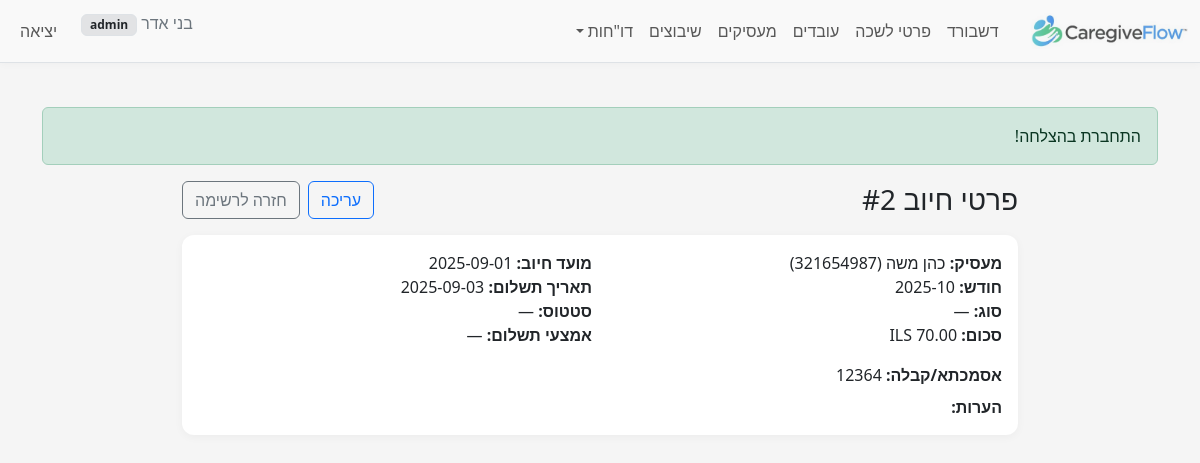
/index.php?r=employer_fees/view&id=2 (signed in), run on the app's committed database.
### tables this page shows
CREATE TABLE `employer_corporate_fees` (
  `id` bigint(20) UNSIGNED NOT NULL,
  `employer_id` bigint(20) UNSIGNED NOT NULL,
  `period_ym` char(7) DEFAULT NULL,
  `fee_type_code` tinyint(3) UNSIGNED DEFAULT NULL,
  `amount` decimal(12,2) DEFAULT NULL,
  `currency_code` char(3) NOT NULL DEFAULT 'ILS',
  `due_date` date DEFAULT NULL,
  `payment_date` date DEFAULT NULL,
  `status_code` tinyint(3) UNSIGNED DEFAULT NULL,
  `payment_method_code` tinyint(3) UNSIGNED DEFAULT NULL,
  `reference_number` varchar(60) DEFAULT NULL,
  `notes` text DEFAULT NULL,
  `created_at` timestamp NULL DEFAULT current_timestamp(),
  `updated_at` timestamp NULL DEFAULT current_timestamp() ON UPDATE current_timestamp()
);

CREATE TABLE `employers` (
  `id` bigint(20) UNSIGNED NOT NULL,
  `id_type_code` tinyint(3) UNSIGNED NOT NULL,
  `id_number` varchar(20) NOT NULL,
  `passport_number` varchar(20) DEFAULT NULL,
  `last_name` varchar(60) NOT NULL,
  `first_name` varchar(60) NOT NULL,
  `gender_code` tinyint(3) UNSIGNED DEFAULT NULL COMMENT 'Employer gender (1=male,2=female per BAFI)',
  `phone` varchar(10) DEFAULT NULL,
  `phone_prefix_il` varchar(4) DEFAULT NULL,
  `phone_number_il` varchar(10) DEFAULT NULL,
  `phone_alt` varchar(30) DEFAULT NULL,
  `email` varchar(120) DEFAULT NULL,
  `birth_date` date DEFAULT NULL,
  `birth_year` smallint(5) UNSIGNED DEFAULT NULL COMMENT 'Employer birth year (yyyy)',
  `city_code` int(10) UNSIGNED DEFAULT NULL,
  `city_name_he` varchar(120) DEFAULT NULL,
  `street_code` int(10) UNSIGNED DEFAULT NULL,
  `street_name_he` varchar(120) DEFAULT NULL,
  `foreign_country_code` int(10) UNSIGNED DEFAULT NULL COMMENT 'MoI country numeric code for foreign employer',
  `house_no` varchar(10) DEFAULT NULL,
  `apartment` varchar(10) DEFAULT NULL,
  `zipcode` varchar(10) DEFAULT NULL,
  `notes` text DEFAULT NULL,
  `created_at` timestamp NOT NULL DEFAULT current_timestamp(),
  `updated_at` timestamp NULL DEFAULT current_timestamp() ON UPDATE current_timestamp(),
  `company_name` varchar(150) DEFAULT NULL,
  `contact_email` varchar(120) DEFAULT NULL,
  `contact_name` varchar(120) DEFAULT NULL,
  `contact_phone` varchar(30) DEFAULT NULL
);

### src/controllers/EmployerFeesController.php (called while the page is built, shortened)
<?php
require_once __DIR__ . '/../models/EmployerFee.php';
class EmployerFeesController
{
    public static function view(PDO $pdo)
    {
        $m = new EmployerFee($pdo);
        $id = (int)($_GET['id'] ?? 0);
        $item = $m->find($id);
        $emp   = self::employer_brief($pdo, (int)$item['employer_id']);
        require __DIR__.'/../../views/employer_fees/view.php';
    }
    private static function employer_brief(PDO $pdo, int $id): ?array
    {
        $stmt = $pdo->prepare("SELECT id, first_name, last_name, passport_number, id_number FROM employers WHERE id = :id");
        $stmt->execute([':id' => $id]);
        $row = $stmt->fetch(PDO::FETCH_ASSOC);
        return $row ?: null;
    }
}

### public/index.php (called while the page is built, shortened)
<?php
require __DIR__ . '/../src/helpers.php';
$pdo = db();
$route = $_GET['r'] ?? 'dashboard/index';
[$ctrl, $action] = array_pad(explode('/', $route, 2), 2, 'index');
$action = strtok($action, '&?');
$action = preg_replace('/[^A-Za-z0-9_]/', '', $action);
$controllerClass = preg_replace('/[^A-Za-z0-9]/', '', ucwords(str_replace(['_', '-'], ' ', $ctrl))) . 'Controller';
call_user_func([$controllerClass, $action], $pdo);

### src/models/EmployerFee.php (called while the page is built, shortened)
<?php
class EmployerFee
{
    private $pdo;
    public function __construct(PDO $pdo)
    {
        $this->pdo = $pdo;
    }
    public function find(int $id): ?array
    {
        $stmt = $this->pdo->prepare("SELECT * FROM employer_corporate_fees WHERE id = :id");
        $stmt->execute([':id' => $id]);
        $row = $stmt->fetch(PDO::FETCH_ASSOC);
        return $row ?: null;
    }
}

### src/helpers.php (called while the page is built, shortened)
<?php
function e($str): string { return htmlspecialchars((string)$str, ENT_QUOTES | ENT_SUBSTITUTE, 'UTF-8'); }

### views/employer_fees/view.php (the view, shortened to what this page needs)
<?php require __DIR__ . '/../layout/header.php'; ?>
<div class="container" dir="rtl" style="max-width: 860px;">
    <div class="d-flex justify-content-between align-items-center mb-3">
        <h3 class="m-0">פרטי חיוב #<?= e($item['id']) ?></h3>
        <div class="d-flex gap-2">
            <a class="btn btn-outline-primary" href="?r=employer_fees/edit&id=<?= e($item['id']) ?>">עריכה</a>
            <a class="btn btn-outline-secondary" href="?r=employer_fees">חזרה לרשימה</a>
        </div>
    </div>
    <div class="card">
        <div class="card-body">
            <div class="row g-3">
                <div class="col-md-6">
                    <div><strong>מעסיק:</strong> <?= e($emp ? ($emp['last_name'].' '.$emp['first_name'].' ('.$emp['id_number'].')') : '—') ?></div>
                    <div><strong>חודש:</strong> <?= e($item['period_ym']) ?></div>
                    <div><strong>סוג:</strong> <?= e($type_codes[(int)($item['fee_type_code'] ?? -1)] ?? '—') ?></div>
                    <div><strong>סכום:</strong> <?= e(number_format((float)$item['amount'], 2)) ?> <?= e($item['currency_code']) ?></div>
                </div>
                <div class="col-md-6">
                    <div><strong>מועד חיוב:</strong> <?= e($item['due_date']) ?></div>
                    <div><strong>תאריך תשלום:</strong> <?= e($item['payment_date']) ?></div>
                    <div><strong>סטטוס:</strong> <?= e($status_codes[(int)($item['status_code'] ?? -1)] ?? '—') ?></div>
                    <div><strong>אמצעי תשלום:</strong> <?= e($payment_codes[(int)($item['payment_method_code'] ?? -1)] ?? '—') ?></div>
                </div>
                <div class="col-12">
                    <div><strong>אסמכתא/קבלה:</strong> <?= e($item['reference_number']) ?></div>
                    <div class="mt-2"><strong>הערות:</strong><br><?= nl2br(e($item['notes'])) ?></div>
                </div>
            </div>
        </div>
    </div>
</div>
<?php require __DIR__ . '/../layout/footer.php'; ?>

### public/assets/css/style.css (style rules this page uses)
body { background-color: #f5f5f5; color: #212529; }
.card { border: 0; box-shadow: 0 2px 10px rgba(0,0,0,.04); border-radius: .75rem; }

### data on the page
employer_corporate_fees: id "2", period_ym "2025-10", fee_type_code "—", amount "70.00", currency_code "ILS", due_date "2025-09-01", payment_date "2025-09-03", status_code "—", payment_method_code "—", reference_number "12364"
employers: last_name+first_name+id_number "כהן משה (321654987)"

### other printed values
$u['display_name'] "בני אדר"
$u['role'] "admin"
$f['msg'] "התחברת בהצלחה!"
